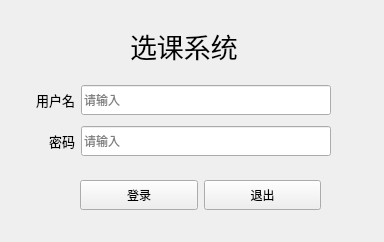
<?xml version="1.0" encoding="UTF-8"?>
<ui version="4.0">
 <class>page_Login</class>
 <widget class="QWidget" name="page_Login">
  <property name="geometry">
   <rect>
    <x>0</x>
    <y>0</y>
    <width>384</width>
    <height>242</height>
   </rect>
  </property>
  <property name="windowTitle">
   <string>登录</string>
  </property>
  <widget class="QLabel" name="label_3">
   <property name="geometry">
    <rect>
     <x>130</x>
     <y>30</y>
     <width>141</width>
     <height>31</height>
    </rect>
   </property>
   <property name="font">
    <font>
     <pointsize>20</pointsize>
    </font>
   </property>
   <property name="text">
    <string>选课系统</string>
   </property>
  </widget>
  <widget class="QWidget" name="layoutWidget">
   <property name="geometry">
    <rect>
     <x>80</x>
     <y>170</y>
     <width>241</width>
     <height>51</height>
    </rect>
   </property>
   <layout class="QHBoxLayout" name="horizontalLayout_3">
    <item>
     <widget class="QPushButton" name="loginButton">
      <property name="minimumSize">
       <size>
        <width>30</width>
        <height>30</height>
       </size>
      </property>
      <property name="font">
       <font>
        <pointsize>9</pointsize>
       </font>
      </property>
      <property name="text">
       <string>登录</string>
      </property>
     </widget>
    </item>
    <item>
     <widget class="QPushButton" name="quitButton">
      <property name="minimumSize">
       <size>
        <width>30</width>
        <height>30</height>
       </size>
      </property>
      <property name="text">
       <string>退出</string>
      </property>
     </widget>
    </item>
   </layout>
  </widget>
  <widget class="QWidget" name="layoutWidget">
   <property name="geometry">
    <rect>
     <x>-60</x>
     <y>80</y>
     <width>391</width>
     <height>81</height>
    </rect>
   </property>
   <layout class="QVBoxLayout" name="verticalLayout">
    <item>
     <layout class="QHBoxLayout" name="horizontalLayout">
      <property name="sizeConstraint">
       <enum>QLayout::SizeConstraint::SetMaximumSize</enum>
      </property>
      <item>
       <widget class="QLabel" name="label">
        <property name="font">
         <font>
          <pointsize>10</pointsize>
          <kerning>true</kerning>
         </font>
        </property>
        <property name="text">
         <string>用户名</string>
        </property>
        <property name="alignment">
         <set>Qt::AlignmentFlag::AlignRight|Qt::AlignmentFlag::AlignTrailing|Qt::AlignmentFlag::AlignVCenter</set>
        </property>
       </widget>
      </item>
      <item>
       <widget class="QLineEdit" name="nameEdit">
        <property name="minimumSize">
         <size>
          <width>250</width>
          <height>30</height>
         </size>
        </property>
        <property name="maximumSize">
         <size>
          <width>250</width>
          <height>30</height>
         </size>
        </property>
        <property name="font">
         <font>
          <kerning>true</kerning>
         </font>
        </property>
        <property name="maxLength">
         <number>20</number>
        </property>
        <property name="placeholderText">
         <string>请输入</string>
        </property>
       </widget>
      </item>
     </layout>
    </item>
    <item>
     <layout class="QHBoxLayout" name="horizontalLayout_2">
      <item>
       <widget class="QLabel" name="label_2">
        <property name="font">
         <font>
          <pointsize>10</pointsize>
         </font>
        </property>
        <property name="text">
         <string>密码</string>
        </property>
        <property name="alignment">
         <set>Qt::AlignmentFlag::AlignRight|Qt::AlignmentFlag::AlignTrailing|Qt::AlignmentFlag::AlignVCenter</set>
        </property>
       </widget>
      </item>
      <item>
       <widget class="QLineEdit" name="pwdEdit">
        <property name="minimumSize">
         <size>
          <width>250</width>
          <height>30</height>
         </size>
        </property>
        <property name="maximumSize">
         <size>
          <width>250</width>
          <height>30</height>
         </size>
        </property>
        <property name="maxLength">
         <number>20</number>
        </property>
        <property name="echoMode">
         <enum>QLineEdit::EchoMode::Password</enum>
        </property>
        <property name="placeholderText">
         <string>请输入</string>
        </property>
       </widget>
      </item>
     </layout>
    </item>
   </layout>
  </widget>
 </widget>
 <resources/>
 <connections/>
</ui>
